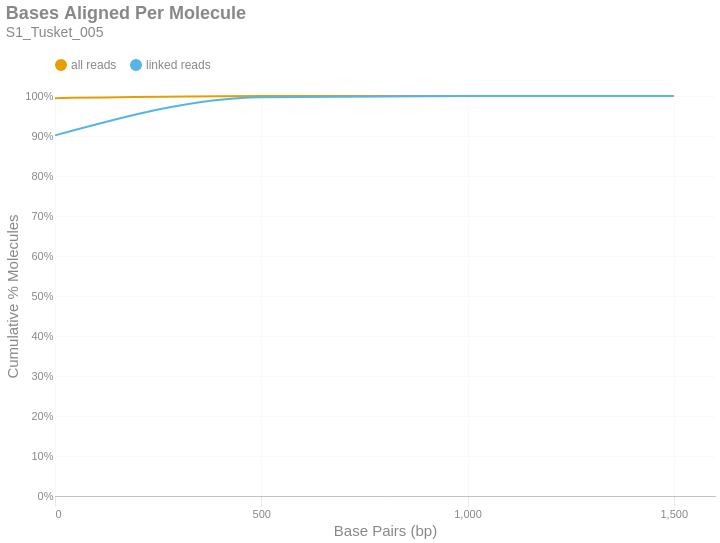

Notebook code for this chart:
### Markdown cell above
### Bases Aligned Per Molecule
This is a cumulative frequency distribution showing the number of base pairs aligned per unique molecule. These data are shown in 500 bp bins. There are two distributions: one with `all reads` (yellow) and another with only `linked reads` (blue). The percent of molecules in the `linked reads` distribution is relative to the total number of linked molecules.

### Code cell
if SKIPLR:
    print_html(f"Skipped")
else:
    binned_df = consolidated_hist(valids['aligned_bp'], mask, 500, True)
    with SafeRender(binned_df):
        (
            density_plot(binned_df, 'Bases Aligned Per Molecule', samplename, 'basesper')
            .encode(
                x=alt.X('bin:Q', title="Base Pairs (bp)").axis(tickMinStep=500).scale(padding=0),
                y=alt.Y('value:Q', title='Cumulative % Molecules')
                    .axis(format='%')
                    .scale(domain = [0,1])
                    .stack(False),
                color=alt.Color("key:N").scale(domain = ["all reads", "linked reads"]),
                tooltip = [
                    alt.Tooltip("key:N", title = "Data Type"),
                    alt.Tooltip("range_label:N", title="Bases Aligned Per Molecule"),
                    alt.Tooltip("value:Q", format = ".2%", title="% Molecules (Cum.)")
                ]
            )
        ).display()

### Figure 1 — Vega-Lite specification as saved in the notebook (floating-point values rounded to 4 significant figures)
{"width": "container", "height": 400, "config": {"title": {"anchor": "start", "dy": -15, "fontSize": 18, "color": "#888888", "subtitleColor": "#888888", "subtitleFontSize": 14}, "arc": {"fill": "#0072B2"}, "axis": {"domainColor": "#888888", "domainWidth": 0.5, "gridWidth": 0.2, "grid": false, "titleFontWeight": 400, "titleFontSize": 15, "labelFontSize": 11, "labelColor": "#888888", "tickColor": "#888888", "tickWidth": 0.2, "titleColor": "#888888"}, "axisBand": {"grid": false}, "axisX": {"grid": true, "tickSize": 10, "domainCap": "round"}, "axisY": {"domain": false, "grid": true, "tickSize": 0, "domainCap": "round"}, "background": "transparent", "header": {"labelFontSize": 15, "labelColor": "#888888", "titleFontSize": 15, "titleFontWeight": 600, "titleColor": "#888888"}, "legend": {"labelFont": "sans-serif", "labelFontSize": 12, "labelColor": "#888888", "symbolSize": 100, "symbolType": "circle", "titleFontSize": 12, "titlePadding": 10, "titleColor": "#888888", "title": null, "orient": "top"}, "range": {"category": ["#E69F00", "#56B4E9", "#009E73", "#F0E442", "#0072B2", "#D55E00", "#CC79A7", "#000000"], "diverging": ["#cfe8f3", "#a2d4ec", "#73bfe2", "#46abdb", "#1696d2", "#12719e"]}, "area": {"fill": "#0072B2", "fillOpacity": 0.7, "line": true, "strokeOpacity": 0.7}, "line": {"color": "#0072B2", "stroke": "#0072B2", "strokeWidth": 2}, "trail": {"color": "#0072B2", "stroke": "#0072B2", "strokeWidth": 0, "size": 1}, "point": {"filled": true, "fillOpacity": 1.0, "size": 95}, "text": {"color": "#888888", "fontSize": 11, "align": "right", "fontWeight": 400, "size": 11}, "bar": {"fill": "#0072B2", "stroke": null}, "view": {"stroke": null, "continuousWidth": 660, "continuousHeight": 400}}, "data": {"name": "data-4d9011706334b096816220d62ac0db92"}, "mark": {"type": "line", "interpolate": "monotone", "point": {"opacity": 0, "size": 275}}, "encoding": {"color": {"field": "key", "scale": {"domain": ["all reads", "linked reads"]}, "type": "nominal"}, "tooltip": [{"field": "key", "title": "Data Type", "type": "nominal"}, {"field": "range_label", "title": "Bases Aligned Per Molecule", "type": "nominal"}, {"field": "value", "format": ".2%", "title": "% Molecules (Cum.)", "type": "quantitative"}], "x": {"axis": {"tickMinStep": 500}, "field": "bin", "scale": {"padding": 0}, "title": "Base Pairs (bp)", "type": "quantitative"}, "y": {"axis": {"format": "%"}, "field": "value", "scale": {"domain": [0, 1]}, "stack": false, "title": "Cumulative % Molecules", "type": "quantitative"}}, "params": [{"name": "param_c36ac31b6afebe62", "select": {"type": "point", "fields": ["key"]}, "bind": "legend"}], "title": {"text": "Bases Aligned Per Molecule", "subtitle": "S1_Tusket_005"}, "transform": [{"fold": ["all reads (cumsum)", "linked reads (cumsum)"]}, {"calculate": "replace(datum.key, ' (cumsum)', '')", "as": "key"}, {"filter": {"param": "param_c36ac31b6afebe62"}}], "usermeta": {"embedOptions": {"downloadFileName": "S1_Tusket_005.basesper"}}, "$schema": "https://vega.github.io/schema/vega-lite/v6.1.0.json", "datasets": {"data-4d9011706334b096816220d62ac0db92": [{"bin": "0.0", "interval": "0.0-500.0", "all reads": 0.9946, "linked reads": 0.9015, "all reads (cumsum)": 0.9946, "linked reads (cumsum)": 0.9015, "range_label": "0-499"}, {"bin": "500.0", "interval": "500.0-1000.0", "all reads": 0.005218, "linked reads": 0.09559, "all reads (cumsum)": 0.9998, "linked reads (cumsum)": 0.9971, "range_label": "500-999"}, {"bin": "1000.0", "interval": "1000.0-1500.0", "all reads": 0.0001503, "linked reads": 0.002757, "all reads (cumsum)": 1.0, "linked reads (cumsum)": 0.9999, "range_label": "1000-1499"}, {"bin": "1500.0", "interval": "1500.0-2000.0", "all reads": 7.213e-06, "linked reads": 0.0001398, "all reads (cumsum)": 1.0, "linked reads (cumsum)": 1.0, "range_label": "1500-1999"}]}}
